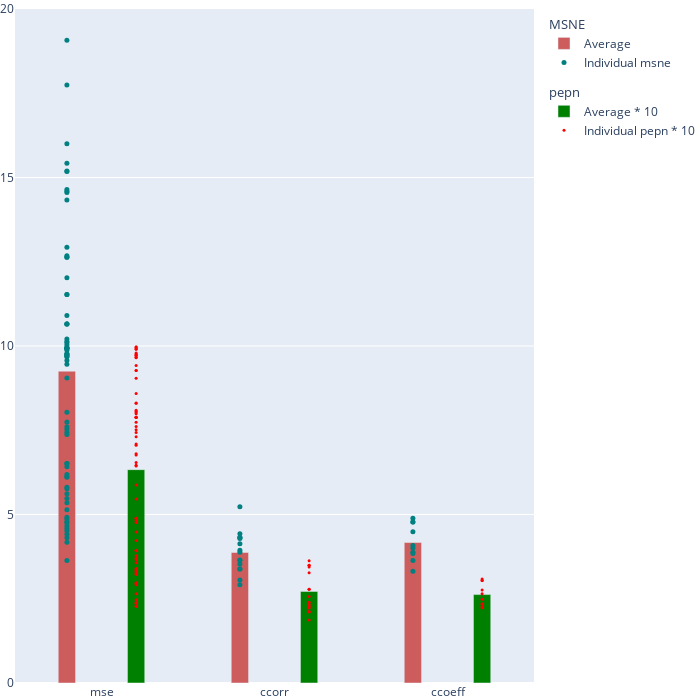

Notebook source saved alongside this figure:
### Code cell
df_copy = df.loc[(df["time"] < 120) & (df["msne"]<20)]

estimators_means = df_copy.groupby("estimators", as_index=False).mean(numeric_only=True)


fig = go.Figure(
    layout=dict(
        xaxis=dict(categoryorder="category descending"),
        yaxis=dict(range=[0, 20]),
        scattermode="group",
        legend=dict(groupclick="toggleitem"),
        width=700, height=700
    )
)



fig.add_trace(
    go.Bar(
        x=estimators_means.estimators,
        y=estimators_means.msne,
        name="Average",
        marker_color="IndianRed",
        offsetgroup="MSNE",
        legendgroup="MSNE",
        legendgrouptitle_text="MSNE",
    )
)

fig.add_trace(
    go.Bar(
        x=estimators_means.estimators,
        y=estimators_means.pepn*10,
        name="Average * 10",
        marker_color="green",
        offsetgroup="pepn",
        legendgroup="pepn",
        legendgrouptitle_text="pepn",
    )
)

fig.update_traces(width=0.1)

fig.add_trace(
    go.Scatter(
        x=df_copy.estimators,
        y=df_copy.msne,
        mode="markers",
        name="Individual msne",
        marker=dict(color="teal", size=5),
        offsetgroup="MSNE",
        legendgroup="MSNE",
    )
)




fig.add_trace(
    go.Scatter(
        x=df_copy.estimators,
        y=df_copy.pepn*10,
        mode="markers",
        name="Individual pepn * 10",
        marker=dict(color="red", size=3),
        offsetgroup="pepn",
        legendgroup="pepn",
    )
)

fig.update_layout(
    margin=dict(l=0, r=0, b=0, t=0),
    scene=dict(
        xaxis=dict(showgrid=True, gridwidth=2, gridcolor='black', tickfont=dict(size=15), title_font=dict(size=20)),
        yaxis=dict(showgrid=True, gridwidth=2, gridcolor='black', tickfont=dict(size=15), title_font=dict(size=20)),
        zaxis=dict(showgrid=True, gridwidth=2, gridcolor='black', tickfont=dict(size=15), title_font=dict(size=20))
    )
)

fig.show()

### Figure 1 — Plotly figure (JSON) as saved in the notebook; plotly's stock layout.template omitted (floating-point values rounded to 4 significant figures)
{"data": [{"legendgroup": "MSNE", "legendgrouptitle": {"text": "MSNE"}, "marker": {"color": "IndianRed"}, "name": "Average", "offsetgroup": "MSNE", "type": "bar", "width": 0.1, "x": ["ccoeff", "ccorr", "mse"], "y": [4.17, 3.874, 9.253]}, {"legendgroup": "pepn", "legendgrouptitle": {"text": "pepn"}, "marker": {"color": "green"}, "name": "Average * 10", "offsetgroup": "pepn", "type": "bar", "width": 0.1, "x": ["ccoeff", "ccorr", "mse"], "y": [2.624, 2.718, 6.331]}, {"legendgroup": "MSNE", "marker": {"color": "teal", "size": 5}, "mode": "markers", "name": "Individual msne", "offsetgroup": "MSNE", "type": "scatter", "x": ["mse", "mse", "mse", "mse", "mse", "mse", "mse", "mse", "mse", "mse", "mse", "mse", "mse", "mse", "mse", "mse", "mse", "mse", "mse", "mse", "mse", "mse", "mse", "mse", "mse", "mse", "mse", "mse", "mse", "mse", "mse", "mse", "mse", "mse", "mse", "mse", "mse", "mse", "mse", "mse", "mse", "mse", "mse", "mse", "mse", "mse", "mse", "mse", "mse", "mse", "mse", "mse", "mse", "mse", "mse", "mse", "mse", "mse", "mse", "mse", "mse", "mse", "mse", "mse", "mse", "mse", "mse", "mse", "mse", "ccorr", "ccoeff", "ccorr", "ccoeff", "ccorr", "ccorr", "ccorr", "ccoeff", "ccoeff", "ccorr", "ccoeff", "ccoeff", "ccorr", "ccoeff", "ccorr", "ccorr", "ccoeff", "ccorr", "ccoeff", "ccorr", "ccorr", "ccorr", "ccorr", "ccorr", "ccoeff"], "y": [9.928, 15.19, 12.93, 14.56, 14.59, 11.52, 15.18, 16.0, 12.68, 14.33, 15.42, 14.64, 9.944, 9.749, 9.718, 9.773, 10.13, 10.21, 9.953, 9.926, 9.873, 9.686, 9.68, 12.63, 9.938, 12.03, 9.761, 7.374, 5.144, 5.764, 19.07, 6.103, 5.619, 6.513, 11.53, 4.865, 17.75, 10.65, 6.188, 10.91, 12.63, 6.517, 4.918, 5.349, 4.664, 9.46, 3.636, 10.65, 7.607, 5.474, 7.746, 6.13, 4.757, 10.03, 4.785, 6.415, 4.179, 4.591, 10.1, 7.531, 7.443, 4.312, 5.806, 4.516, 8.036, 9.568, 10.65, 4.41, 9.049, 3.938, 3.636, 3.385, 4.485, 4.427, 3.53, 4.32, 4.079, 4.78, 3.054, 4.004, 4.889, 4.32, 3.319, 4.288, 3.645, 3.883, 3.384, 4.78, 4.136, 5.23, 3.878, 2.918, 3.651, 3.844]}, {"legendgroup": "pepn", "marker": {"color": "red", "size": 3}, "mode": "markers", "name": "Individual pepn * 10", "offsetgroup": "pepn", "type": "scatter", "x": ["mse", "mse", "mse", "mse", "mse", "mse", "mse", "mse", "mse", "mse", "mse", "mse", "mse", "mse", "mse", "mse", "mse", "mse", "mse", "mse", "mse", "mse", "mse", "mse", "mse", "mse", "mse", "mse", "mse", "mse", "mse", "mse", "mse", "mse", "mse", "mse", "mse", "mse", "mse", "mse", "mse", "mse", "mse", "mse", "mse", "mse", "mse", "mse", "mse", "mse", "mse", "mse", "mse", "mse", "mse", "mse", "mse", "mse", "mse", "mse", "mse", "mse", "mse", "mse", "mse", "mse", "mse", "mse", "mse", "ccorr", "ccoeff", "ccorr", "ccoeff", "ccorr", "ccorr", "ccorr", "ccoeff", "ccoeff", "ccorr", "ccoeff", "ccoeff", "ccorr", "ccoeff", "ccorr", "ccorr", "ccoeff", "ccorr", "ccoeff", "ccorr", "ccorr", "ccorr", "ccorr", "ccorr", "ccoeff"], "y": [8.305, 9.906, 9.727, 9.738, 9.79, 9.418, 9.91, 9.969, 9.667, 9.705, 9.762, 9.653, 8.3, 7.517, 7.058, 7.735, 7.304, 7.434, 8.024, 8.058, 7.613, 7.987, 7.881, 9.276, 6.767, 9.04, 6.543, 4.765, 2.914, 3.22, 9.968, 4.479, 3.322, 3.939, 8.588, 2.392, 9.939, 7.887, 3.658, 8.091, 9.276, 3.776, 2.961, 3.271, 3.323, 6.463, 2.647, 7.887, 4.891, 3.369, 4.823, 3.395, 2.972, 6.803, 3.565, 3.927, 2.284, 2.47, 7.09, 4.227, 4.892, 2.27, 3.705, 2.363, 5.459, 6.439, 7.887, 3.244, 5.878, 2.275, 2.647, 2.33, 2.486, 3.271, 2.564, 3.493, 2.341, 3.04, 2.121, 3.088, 2.758, 3.493, 2.342, 2.78, 2.4, 2.235, 2.106, 3.04, 3.439, 3.627, 2.778, 1.872, 2.227, 2.261]}], "layout": {"height": 700, "legend": {"groupclick": "toggleitem"}, "margin": {"b": 0, "l": 0, "r": 0, "t": 0}, "scattermode": "group", "scene": {"xaxis": {"gridcolor": "black", "gridwidth": 2, "showgrid": true, "tickfont": {"size": 15}, "title": {"font": {"size": 20}}}, "yaxis": {"gridcolor": "black", "gridwidth": 2, "showgrid": true, "tickfont": {"size": 15}, "title": {"font": {"size": 20}}}, "zaxis": {"gridcolor": "black", "gridwidth": 2, "showgrid": true, "tickfont": {"size": 15}, "title": {"font": {"size": 20}}}}, "width": 700, "xaxis": {"categoryorder": "category descending"}, "yaxis": {"range": [0, 20]}}}
